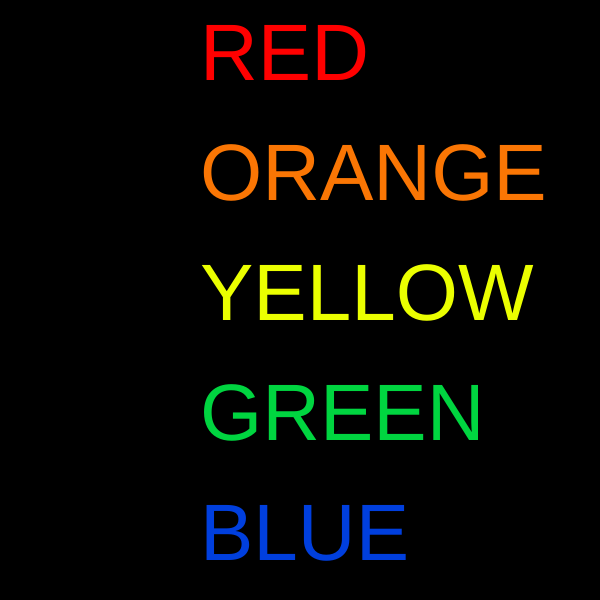
Frame 1 (no input)
Frame 60 (no input): identical to frame 1, image omitted
Frame 120 (the mouse pressed at the canvas centre since frame 60): identical to frame 1, image omitted

The p5.js sketch that drew this single still picture (run headless with seeded random() and noise() and a simulated clock; from frame 60 on, the mouse is pressed at the canvas centre):

// p5.js sketch
// ── sketch.js
"use strict";

let word_array = ["RED", "ORANGE", "YELLOW", "GREEN", "BLUE"];
let color_array;
const WIDTH_HEIGHT = 600;

function setup() {
  createCanvas(WIDTH_HEIGHT, WIDTH_HEIGHT);
  // these are based on my own perceptions of what I think
  // more even spacing looks like between the colors.
  color_array = [
    color(255,0,0),
    color(250,118,4),
    color(235,255,0),
    color(0,213,64),
    color(0,63,222),
  ];

  //noLoop();
}

function draw() {
  let text_size = 80;
  background(0, 0, 0);
  let num_words = word_array.length;
  textSize(text_size);
  fill(color_array[0])
  text(word_array[0], 200, text_size + 0 * text_size * 1.5);
  
    fill(color_array[1])

  text(word_array[1], 200, text_size + 1 * text_size * 1.5);


    fill(color_array[2])

  text(word_array[2], 200, text_size + 2 * text_size * 1.5);
    // let green_color = my_chroma_depth(slider.value())
 
    fill(color_array[3])
  text(word_array[3], 200, text_size + 3 * text_size * 1.5);
    //let blue_color = my_chroma_depth(slider.value())

  fill(color_array[4])
  text(word_array[4], 200, text_size + 4 * text_size * 1.5);
  


}

function chroma_depth(t) {
  // chroma depth calculation takes from glsl shader:
  // https://web.engr.oregonstate.edu/~mjb/chromadepth/glsl.html

  // depth to take on values from 0.0 (closet) to 1.0 (farthest away)
  // have to scale max value from 1.0 to 2/3 to get farthest away color to be blue

  t = map(t, 0, 1.0, 0.0, 2.0 / 3.0);

  let rgb = { r: 0, g: 0, b: 0 };
  rgb.r = 1.0;
  rgb.g = 0.0;
  rgb.b = 1.0 - 6.0 * (t - 5.0 / 6.0);

  if (t <= 5.0 / 6.0) {
    rgb.r = 6.0 * (t - 4.0 / 6.0);
    rgb.g = 0.0;
    rgb.b = 1.0;
  }

  if (t <= 4.0 / 6.0) {
    rgb.r = 0.0;
    rgb.g = 1.0 - 6.0 * (t - 3.0 / 6.0);
    rgb.b = 1.0;
  }

  if (t <= 3.0 / 6.0) {
    rgb.r = 0.0;
    rgb.g = 1.0;
    rgb.b = 6.0 * (t - 2.0 / 6.0);
  }

  if (t <= 2.0 / 6.0) {
    rgb.r = 1.0 - 6.0 * (t - 1.0 / 6.0);
    rgb.g = 1.0;
    rgb.b = 0.0;
  }

  if (t <= 1.0 / 6.0) {
    rgb.r = 1.0;
    rgb.g = 6.0 * t;
  }

  // rgb is calculated as maximum of (1.0, 1.0, 1.0)
  // convert this to (255,255,255) to be used with p5js color object
  rgb.r *= 255.0;
  rgb.g *= 255.0;
  rgb.b *= 255.0;
  return rgb;
}

function my_chroma_depth(d) {
  // depth ranges from 0 (closest) to 255 (farthest away)
  let depth = clamp(d, 0, 255);
  let chroma_palette = [
    color(250, 0, 0),
    color(250, 3, 0),
    color(250, 5, 0),
    color(250, 8, 0),
    color(250, 10, 0),
    color(250, 13, 0),
    color(250, 15, 1),
    color(250, 18, 1),
    color(250, 21, 1),
    color(250, 23, 1),
    color(250, 26, 1),
    color(250, 28, 1),
    color(250, 31, 1),
    color(250, 33, 1),
    color(250, 36, 1),
    color(250, 39, 1),
    color(250, 41, 1),
    color(250, 44, 1),
    color(250, 46, 2),
    color(250, 49, 2),
    color(250, 51, 2),
    color(250, 54, 2),
    color(250, 57, 2),
    color(250, 59, 2),
    color(250, 62, 2),
    color(250, 64, 2),
    color(250, 67, 2),
    color(250, 70, 2),
    color(250, 72, 2),
    color(250, 75, 2),
    color(250, 77, 3),
    color(250, 80, 3),
    color(250, 82, 3),
    color(250, 85, 3),
    color(250, 88, 3),
    color(250, 90, 3),
    color(250, 93, 3),
    color(250, 95, 3),
    color(250, 98, 3),
    color(250, 100, 3),
    color(250, 103, 3),
    color(250, 106, 3),
    color(250, 108, 4),
    color(250, 111, 4),
    color(250, 113, 4),
    color(250, 116, 4),
    color(250, 118, 4),
    color(250, 121, 4),
    color(248, 122, 11),
    color(248, 125, 11),
    color(248, 128, 11),
    color(248, 130, 10),
    color(248, 133, 10),
    color(248, 136, 10),
    color(248, 139, 10),
    color(248, 142, 9),
    color(249, 144, 9),
    color(249, 147, 9),
    color(249, 150, 9),
    color(249, 153, 8),
    color(249, 156, 8),
    color(249, 159, 8),
    color(249, 161, 8),
    color(249, 164, 7),
    color(255, 170, 0),
    color(255, 172, 0),
    color(255, 174, 0),
    color(255, 175, 0),
    color(255, 177, 0),
    color(255, 179, 0),
    color(255, 181, 0),
    color(255, 182, 0),
    color(255, 184, 0),
    color(255, 186, 0),
    color(255, 188, 0),
    color(255, 189, 0),
    color(255, 191, 0),
    color(255, 193, 0),
    color(255, 195, 0),
    color(255, 197, 0),
    color(255, 198, 0),
    color(255, 200, 0),
    color(255, 202, 0),
    color(255, 204, 0),
    color(255, 205, 0),
    color(255, 207, 0),
    color(255, 209, 0),
    color(255, 211, 0),
    color(255, 213, 0),
    color(255, 214, 0),
    color(255, 216, 0),
    color(255, 218, 0),
    color(255, 220, 0),
    color(255, 221, 0),
    color(255, 223, 0),
    color(255, 225, 0),
    color(255, 227, 0),
    color(255, 228, 0),
    color(255, 230, 0),
    color(255, 232, 0),
    color(255, 234, 0),
    color(255, 236, 0),
    color(255, 237, 0),
    color(255, 239, 0),
    color(255, 241, 0),
    color(255, 243, 0),
    color(255, 244, 0),
    color(255, 246, 0),
    color(255, 248, 0),
    color(255, 250, 0),
    color(255, 251, 0),
    color(255, 253, 0),
    color(255, 255, 0),
    color(251, 255, 0),
    color(247, 255, 0),
    color(243, 255, 0),
    color(239, 255, 0),
    color(235, 255, 0),
    color(231, 255, 0),
    color(227, 255, 0),
    color(223, 255, 0),
    color(219, 255, 0),
    color(215, 255, 0),
    color(210, 255, 0),
    color(206, 255, 0),
    color(202, 255, 0),
    color(198, 255, 0),
    color(194, 255, 0),
    color(190, 255, 0),
    color(186, 255, 0),
    color(182, 255, 0),
    color(178, 255, 0),
    color(174, 255, 0),
    color(170, 255, 0),
    color(166, 255, 0),
    color(162, 255, 0),
    color(158, 255, 0),
    color(154, 255, 0),
    color(150, 255, 0),
    color(146, 255, 0),
    color(142, 255, 0),
    color(138, 255, 0),
    color(134, 255, 0),
    color(130, 255, 0),
    color(125, 255, 0),
    color(121, 255, 0),
    color(117, 255, 0),
    color(113, 255, 0),
    color(109, 255, 0),
    color(105, 255, 0),
    color(101, 255, 0),
    color(97, 255, 0),
    color(93, 255, 0),
    color(89, 255, 0),
    color(85, 255, 0),
    color(81, 255, 0),
    color(77, 255, 0),
    color(73, 255, 0),
    color(69, 255, 0),
    color(65, 255, 0),
    color(61, 255, 0),
    color(57, 255, 0),
    color(53, 255, 0),
    color(49, 255, 0),
    color(45, 255, 0),
    color(40, 255, 0),
    color(36, 255, 0),
    color(32, 255, 0),
    color(28, 255, 0),
    color(24, 255, 0),
    color(20, 255, 0),
    color(16, 255, 0),
    color(12, 255, 0),
    color(8, 255, 0),
    color(4, 255, 0),
    color(0, 255, 0),
    color(0, 251, 5),
    color(0, 248, 11),
    color(0, 244, 16),
    color(0, 241, 21),
    color(0, 237, 27),
    color(0, 234, 32),
    color(0, 230, 37),
    color(0, 227, 43),
    color(0, 223, 48),
    color(0, 220, 53),
    color(0, 216, 58),
    color(0, 213, 64),
    color(0, 209, 69),
    color(0, 205, 74),
    color(0, 202, 80),
    color(0, 198, 85),
    color(0, 195, 90),
    color(0, 191, 96),
    color(0, 188, 101),
    color(0, 184, 106),
    color(0, 181, 112),
    color(0, 177, 117),
    color(0, 174, 122),
    color(0, 170, 128),
    color(0, 166, 133),
    color(0, 163, 138),
    color(0, 159, 143),
    color(0, 156, 149),
    color(0, 152, 154),
    color(0, 149, 159),
    color(0, 145, 165),
    color(0, 142, 170),
    color(0, 138, 175),
    color(0, 135, 181),
    color(0, 131, 186),
    color(0, 128, 191),
    color(0, 124, 197),
    color(0, 120, 202),
    color(0, 117, 207),
    color(0, 113, 213),
    color(0, 110, 218),
    color(0, 106, 223),
    color(0, 103, 228),
    color(0, 99, 234),
    color(0, 96, 239),
    color(0, 92, 244),
    color(0, 89, 250),
    color(0, 85, 255),
    color(0, 82, 251),
    color(0, 80, 247),
    color(0, 77, 243),
    color(0, 74, 239),
    color(0, 71, 235),
    color(0, 69, 230),
    color(0, 66, 226),
    color(0, 63, 222),
    color(0, 60, 218),
    color(0, 58, 214),
    color(0, 55, 210),
    color(0, 52, 206),
    color(0, 49, 202),
    color(0, 47, 198),
    color(0, 44, 194),
    color(0, 41, 189),
    color(0, 38, 185),
    color(0, 36, 181),
    color(0, 33, 177),
    color(0, 30, 173),
    color(0, 27, 169),
    color(0, 25, 165),
    color(0, 22, 161),
    color(0, 19, 157),
    color(0, 16, 153),
    color(0, 14, 148),
    color(0, 11, 144),
    color(0, 8, 140),
    color(0, 5, 136),
    color(0, 3, 132),
    color(0, 0, 128),
    color(0, 0, 0),
  ];
  return chroma_palette[round(depth)];
}
function clamp(x, min, max) {
  if (x > max) {
    x = max;
  }
  if (x < min) {
    x = min;
  }
  return x;
}
